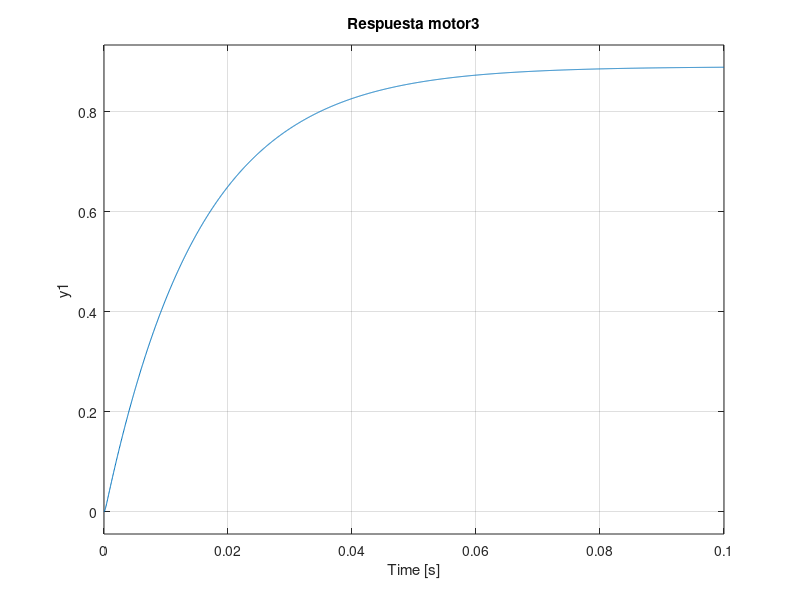
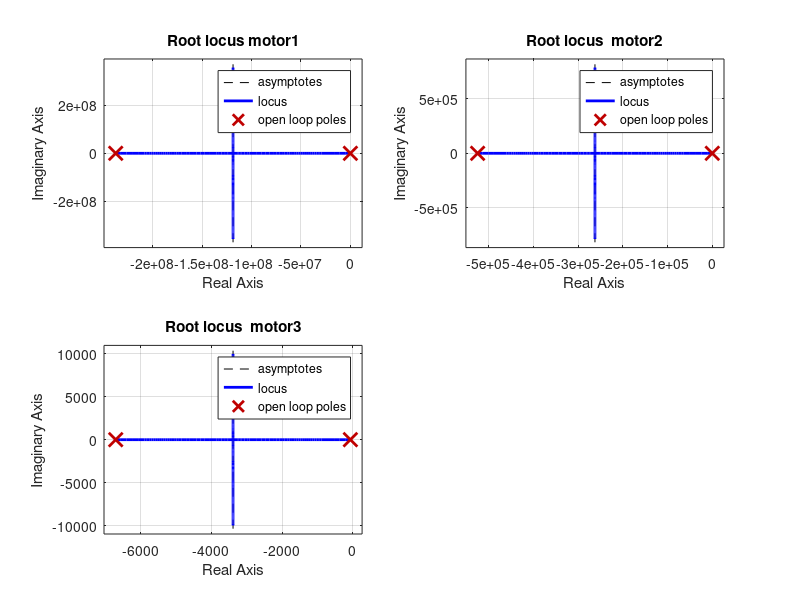
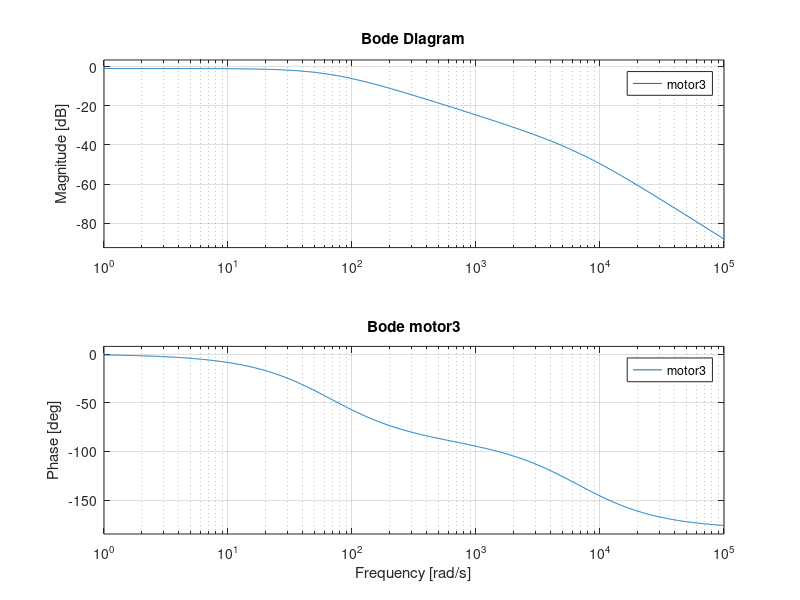
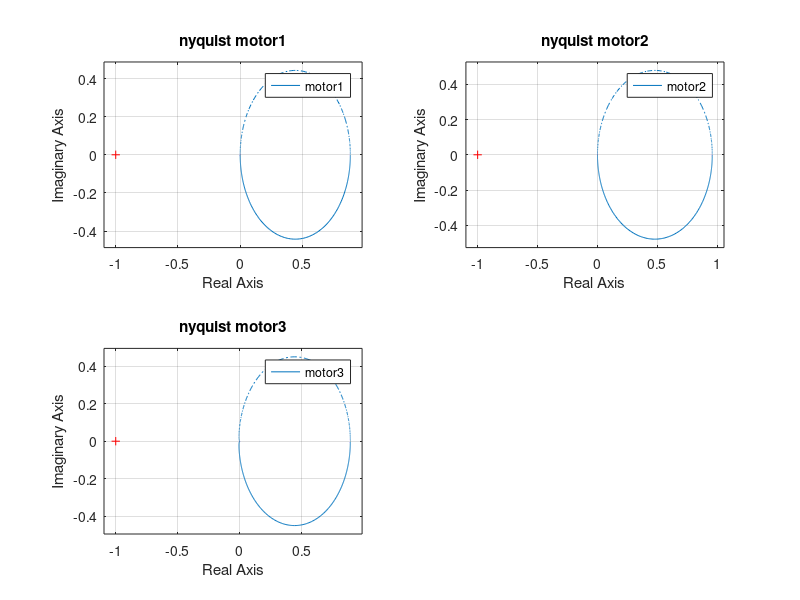

Source code (MATLAB) for these figures, in order:
clear all;close all;clc

%% Modelos de los motores

num1 = [0.88548];
den1 = [0.014752*4.2122e-09 (0.014752+4.2122e-09) 1];
num2 = [0.95786];
den2 = [0.014366*1.905e-06 (0.014366+1.905e-06) 1];
num3 = [0.89041];
den3 = [0.015126*1.49e-04 (0.015126+1.49e-04) 1];

motor1 = tf(num1,den1);
motor2 = tf(num2,den2);
motor3 = tf(num3,den3);

%% Diagramas de respuesta al escalon
figure(1)
subplot(221)
step(motor1)
title('Respuesta motor1')
subplot(222)
step(motor2)
title('Respuesta motor2')
subplot(223)
step(motor3)
title('Respuesta motor3')

%% Diagramas de lugar de las raices
figure(2)
subplot(221)
rlocus(motor1)
title('Root locus motor1')
subplot(222)
rlocus(motor2)
title('Root locus  motor2')
subplot(223)
rlocus(motor3)
title('Root locus  motor3')

%% Diagramas de bode
figure(3)
subplot(221)
bode(motor1)
title('Bode motor1')
subplot(222)
bode(motor2)
title('Bode motor2')
subplot(223)
bode(motor3)
title('Bode motor3')

%% Diagramas de Nyquist
figure(4)
subplot(221)
nyquist(motor1)
title('nyquist motor1')
subplot(222)
nyquist(motor2)
title('nyquist motor2')
subplot(223)
nyquist(motor3)
title('nyquist motor3')